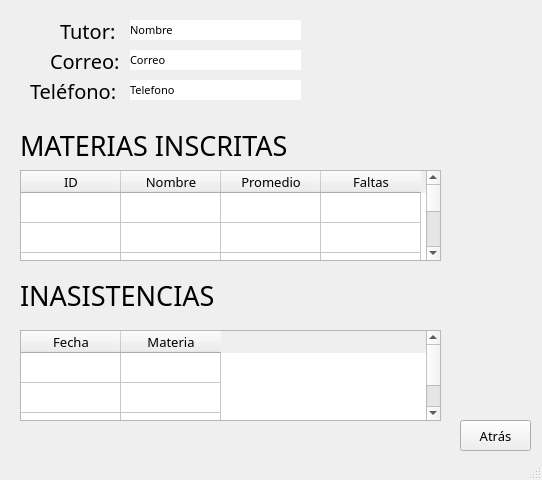
<?xml version="1.0" encoding="UTF-8"?>
<ui version="4.0">
 <class>InfoEstudiante</class>
 <widget class="QMainWindow" name="InfoEstudiante">
  <property name="geometry">
   <rect>
    <x>0</x>
    <y>0</y>
    <width>542</width>
    <height>480</height>
   </rect>
  </property>
  <property name="windowTitle">
   <string>CorreoEstudiante - Información General</string>
  </property>
  <widget class="QWidget" name="centralwidget">
   <widget class="QTableWidget" name="materias">
    <property name="geometry">
     <rect>
      <x>20</x>
      <y>170</y>
      <width>421</width>
      <height>91</height>
     </rect>
    </property>
    <property name="rowCount">
     <number>15</number>
    </property>
    <attribute name="verticalHeaderVisible">
     <bool>false</bool>
    </attribute>
    <row/>
    <row/>
    <row/>
    <row/>
    <row/>
    <row/>
    <row/>
    <row/>
    <row/>
    <row/>
    <row/>
    <row/>
    <row/>
    <row/>
    <row/>
    <column>
     <property name="text">
      <string>ID</string>
     </property>
     <property name="font">
      <font>
       <family>Arial Rounded MT Bold</family>
       <pointsize>10</pointsize>
      </font>
     </property>
     <property name="textAlignment">
      <set>AlignCenter</set>
     </property>
    </column>
    <column>
     <property name="text">
      <string>Nombre</string>
     </property>
     <property name="font">
      <font>
       <family>Arial Rounded MT Bold</family>
       <pointsize>10</pointsize>
      </font>
     </property>
     <property name="textAlignment">
      <set>AlignCenter</set>
     </property>
    </column>
    <column>
     <property name="text">
      <string>Promedio</string>
     </property>
     <property name="font">
      <font>
       <family>Arial Rounded MT Bold</family>
       <pointsize>10</pointsize>
      </font>
     </property>
     <property name="textAlignment">
      <set>AlignCenter</set>
     </property>
    </column>
    <column>
     <property name="text">
      <string>Faltas</string>
     </property>
     <property name="font">
      <font>
       <family>Arial Rounded MT Bold</family>
       <pointsize>10</pointsize>
      </font>
     </property>
     <property name="textAlignment">
      <set>AlignCenter</set>
     </property>
    </column>
   </widget>
   <widget class="QLabel" name="label_18">
    <property name="geometry">
     <rect>
      <x>30</x>
      <y>80</y>
      <width>91</width>
      <height>21</height>
     </rect>
    </property>
    <property name="font">
     <font>
      <family>Arial Rounded MT Bold</family>
      <pointsize>15</pointsize>
      <kerning>true</kerning>
     </font>
    </property>
    <property name="text">
     <string>Teléfono:</string>
    </property>
    <property name="textInteractionFlags">
     <set>Qt::LinksAccessibleByMouse</set>
    </property>
   </widget>
   <widget class="QLabel" name="label_12">
    <property name="geometry">
     <rect>
      <x>20</x>
      <y>130</y>
      <width>291</width>
      <height>31</height>
     </rect>
    </property>
    <property name="font">
     <font>
      <family>Arial Rounded MT Bold</family>
      <pointsize>20</pointsize>
      <kerning>true</kerning>
     </font>
    </property>
    <property name="text">
     <string>MATERIAS INSCRITAS</string>
    </property>
    <property name="textInteractionFlags">
     <set>Qt::LinksAccessibleByMouse</set>
    </property>
   </widget>
   <widget class="QLabel" name="label_19">
    <property name="geometry">
     <rect>
      <x>50</x>
      <y>50</y>
      <width>81</width>
      <height>21</height>
     </rect>
    </property>
    <property name="font">
     <font>
      <family>Arial Rounded MT Bold</family>
      <pointsize>15</pointsize>
      <kerning>true</kerning>
     </font>
    </property>
    <property name="text">
     <string>Correo:</string>
    </property>
    <property name="textInteractionFlags">
     <set>Qt::LinksAccessibleByMouse</set>
    </property>
   </widget>
   <widget class="QLabel" name="telefono">
    <property name="geometry">
     <rect>
      <x>130</x>
      <y>80</y>
      <width>171</width>
      <height>20</height>
     </rect>
    </property>
    <property name="font">
     <font>
      <family>Arial Rounded MT Bold</family>
      <pointsize>8</pointsize>
      <kerning>true</kerning>
     </font>
    </property>
    <property name="styleSheet">
     <string notr="true">background-color: rgb(255, 255, 255);</string>
    </property>
    <property name="frameShape">
     <enum>QFrame::NoFrame</enum>
    </property>
    <property name="frameShadow">
     <enum>QFrame::Plain</enum>
    </property>
    <property name="text">
     <string>Telefono</string>
    </property>
   </widget>
   <widget class="QPushButton" name="back">
    <property name="geometry">
     <rect>
      <x>460</x>
      <y>420</y>
      <width>71</width>
      <height>31</height>
     </rect>
    </property>
    <property name="font">
     <font>
      <family>Arial Rounded MT Bold</family>
      <pointsize>10</pointsize>
      <kerning>true</kerning>
     </font>
    </property>
    <property name="text">
     <string>Atrás</string>
    </property>
   </widget>
   <widget class="QLabel" name="label_17">
    <property name="geometry">
     <rect>
      <x>60</x>
      <y>20</y>
      <width>61</width>
      <height>21</height>
     </rect>
    </property>
    <property name="font">
     <font>
      <family>Arial Rounded MT Bold</family>
      <pointsize>15</pointsize>
      <kerning>true</kerning>
     </font>
    </property>
    <property name="text">
     <string>Tutor:</string>
    </property>
    <property name="textInteractionFlags">
     <set>Qt::LinksAccessibleByMouse</set>
    </property>
   </widget>
   <widget class="QLabel" name="correo">
    <property name="geometry">
     <rect>
      <x>130</x>
      <y>50</y>
      <width>171</width>
      <height>20</height>
     </rect>
    </property>
    <property name="font">
     <font>
      <family>Arial Rounded MT Bold</family>
      <pointsize>8</pointsize>
      <kerning>true</kerning>
     </font>
    </property>
    <property name="styleSheet">
     <string notr="true">background-color: rgb(255, 255, 255);</string>
    </property>
    <property name="frameShape">
     <enum>QFrame::NoFrame</enum>
    </property>
    <property name="frameShadow">
     <enum>QFrame::Plain</enum>
    </property>
    <property name="text">
     <string>Correo</string>
    </property>
   </widget>
   <widget class="QLabel" name="nombre">
    <property name="geometry">
     <rect>
      <x>130</x>
      <y>20</y>
      <width>171</width>
      <height>20</height>
     </rect>
    </property>
    <property name="font">
     <font>
      <family>Arial Rounded MT Bold</family>
      <pointsize>8</pointsize>
      <kerning>true</kerning>
     </font>
    </property>
    <property name="styleSheet">
     <string notr="true">background-color: rgb(255, 255, 255);</string>
    </property>
    <property name="frameShape">
     <enum>QFrame::NoFrame</enum>
    </property>
    <property name="frameShadow">
     <enum>QFrame::Plain</enum>
    </property>
    <property name="text">
     <string>Nombre</string>
    </property>
   </widget>
   <widget class="QTableWidget" name="inasistencias">
    <property name="geometry">
     <rect>
      <x>20</x>
      <y>330</y>
      <width>421</width>
      <height>91</height>
     </rect>
    </property>
    <property name="rowCount">
     <number>3</number>
    </property>
    <attribute name="verticalHeaderVisible">
     <bool>false</bool>
    </attribute>
    <row/>
    <row/>
    <row/>
    <column>
     <property name="text">
      <string>Fecha</string>
     </property>
     <property name="font">
      <font>
       <family>Arial Rounded MT Bold</family>
       <pointsize>10</pointsize>
      </font>
     </property>
     <property name="textAlignment">
      <set>AlignCenter</set>
     </property>
    </column>
    <column>
     <property name="text">
      <string>Materia</string>
     </property>
     <property name="font">
      <font>
       <family>Arial Rounded MT Bold</family>
       <pointsize>10</pointsize>
      </font>
     </property>
     <property name="textAlignment">
      <set>AlignCenter</set>
     </property>
    </column>
   </widget>
   <widget class="QLabel" name="label_13">
    <property name="geometry">
     <rect>
      <x>20</x>
      <y>280</y>
      <width>211</width>
      <height>31</height>
     </rect>
    </property>
    <property name="font">
     <font>
      <family>Arial Rounded MT Bold</family>
      <pointsize>20</pointsize>
      <kerning>true</kerning>
     </font>
    </property>
    <property name="text">
     <string>INASISTENCIAS</string>
    </property>
    <property name="textInteractionFlags">
     <set>Qt::LinksAccessibleByMouse</set>
    </property>
   </widget>
  </widget>
  <widget class="QStatusBar" name="statusbar"/>
 </widget>
 <resources/>
 <connections/>
</ui>
